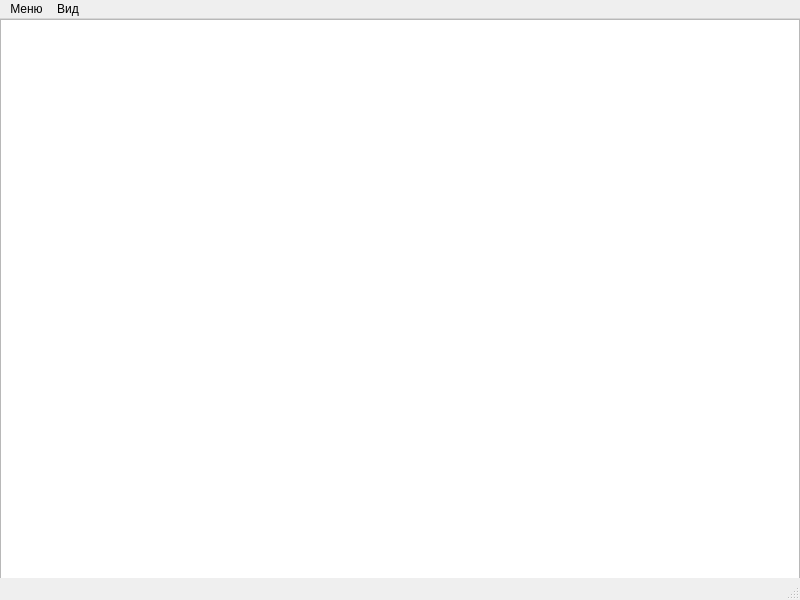
<?xml version="1.0" encoding="UTF-8"?>
<ui version="4.0">
 <class>MainWindow</class>
 <widget class="QMainWindow" name="MainWindow">
  <property name="geometry">
   <rect>
    <x>0</x>
    <y>0</y>
    <width>800</width>
    <height>600</height>
   </rect>
  </property>
  <property name="windowTitle">
   <string>MainWindow</string>
  </property>
  <widget class="QWidget" name="centralwidget">
   <widget class="QTextEdit" name="textEdit">
    <property name="geometry">
     <rect>
      <x>0</x>
      <y>0</y>
      <width>800</width>
      <height>580</height>
     </rect>
    </property>
   </widget>
  </widget>
  <widget class="QMenuBar" name="menubar">
   <property name="geometry">
    <rect>
     <x>0</x>
     <y>0</y>
     <width>800</width>
     <height>17</height>
    </rect>
   </property>
   <widget class="QMenu" name="menu">
    <property name="title">
     <string>Меню</string>
    </property>
    <addaction name="action_3"/>
    <addaction name="action"/>
    <addaction name="action_2"/>
    <addaction name="action_4"/>
   </widget>
   <widget class="QMenu" name="menu_2">
    <property name="title">
     <string>Вид</string>
    </property>
   </widget>
   <addaction name="menu"/>
   <addaction name="menu_2"/>
  </widget>
  <widget class="QStatusBar" name="statusbar"/>
  <action name="action">
   <property name="text">
    <string>Открыть файл</string>
   </property>
  </action>
  <action name="action_2">
   <property name="text">
    <string>Сохранить файл</string>
   </property>
  </action>
  <action name="action_3">
   <property name="text">
    <string>Создать файл</string>
   </property>
  </action>
  <action name="action_4">
   <property name="text">
    <string>Сохранить как...</string>
   </property>
  </action>
 </widget>
 <resources/>
 <connections/>
</ui>
